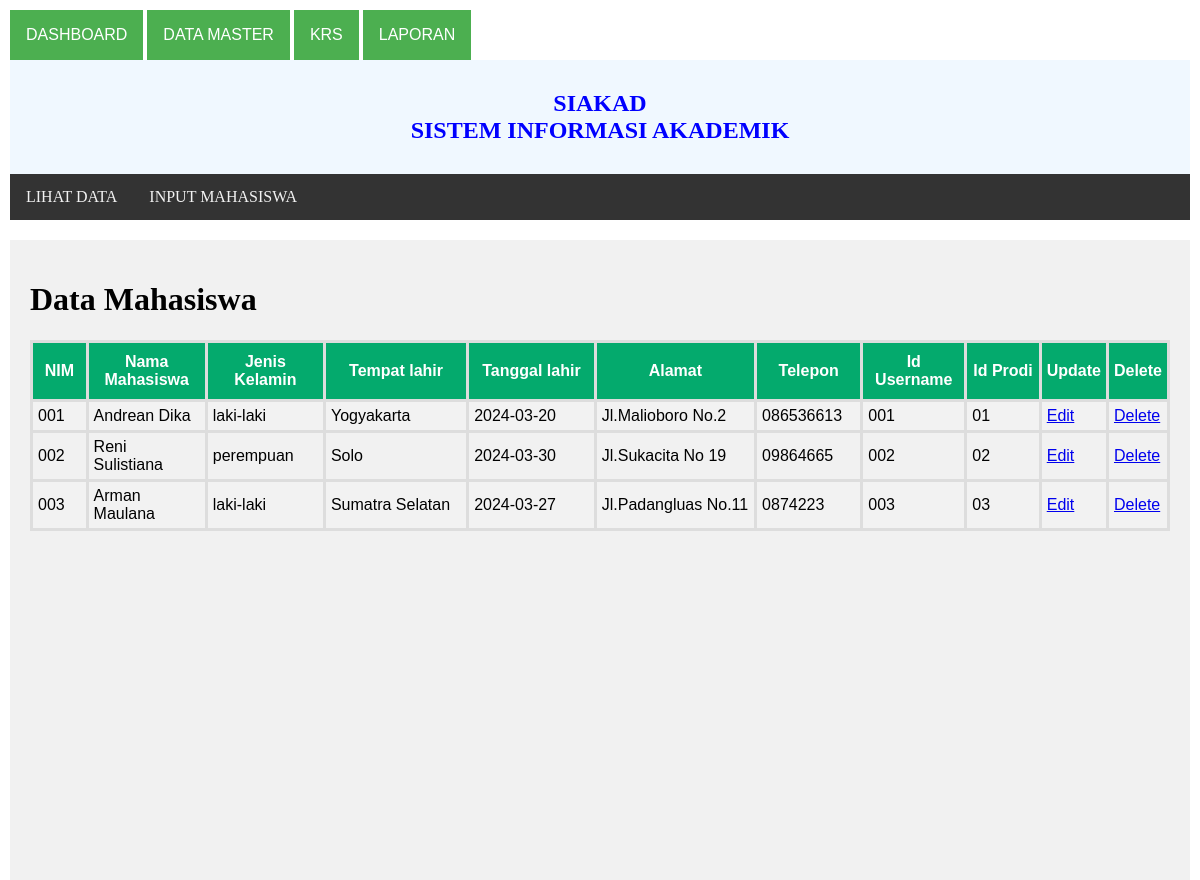
Screenshot of /tampil_mahasiswa.php with the database file from the repository.
### tables this page shows
CREATE TABLE `mahasiswa` (
  `idMhs` varchar(100) NOT NULL,
  `namaMhs` varchar(100) NOT NULL,
  `jkMhs` varchar(100) NOT NULL,
  `tmplMhs` varchar(250) NOT NULL,
  `tgllhrMhs` date NOT NULL,
  `alamatMhs` varchar(255) NOT NULL,
  `telpMhs` varchar(100) NOT NULL,
  `idUsername` varchar(100) DEFAULT NULL,
  `idProdi` varchar(100) DEFAULT NULL
);

### tampil_mahasiswa.php (the view, shortened to what this page needs)
<!DOCTYPE html>
<html>
<head>
</head>
<body>
<a href="INDEX.html"><button class="dropbtn">DASHBOARD</button></a>
    <div class="dropdown">
      <button class="dropbtn">DATA MASTER</button>
    </div>
    <button class="dropbtn">KRS</button>
    <button class="dropbtn">LAPORAN</button>
  <div class="header">
    <font face="verdana" size="5" color="blue">
      <b>SIAKAD <br>SISTEM INFORMASI AKADEMIK</b>
    </font>
  </div>
  <div class="topnav">
  <a href="tampil_mahasiswa.php">LIHAT DATA</a>
    <a href="input_mahasiswa.php">INPUT MAHASISWA</a>
  </div>
  <div class="leftcolumn">
    <div class="card">
    <h1>Data Mahasiswa</h1>
<table id="customers">
  <tr>
    <th width="100">NIM</th>
    <th width="200">Nama Mahasiswa</th>
    <th width="210">Jenis Kelamin</th>
    <th width="350">Tempat lahir</th>
    <th width="350">Tanggal lahir</th>
    <th width="350">Alamat</th>
    <th width="150">Telepon</th>
    <th width="150">Id Username</th>
    <th width="150">Id Prodi</th>
    <th>Update</th>
    <th>Delete</th>
  </tr>
  <?php
    include 'koneksi.php';
    $datauser = mysqli_query($kon,"select * from mahasiswa");
    while ($tampil = mysqli_fetch_array($datauser)){
    ?>
    <tr>
        <td><?php echo $tampil ['idMhs'];?></td>
        <td><?php echo $tampil ['namaMhs'];?></td>
        <td><?php echo $tampil ['jkMhs'];?></td>
        <td><?php echo $tampil ['tmplMhs'];?></td>
        <td><?php echo $tampil ['tgllhrMhs'];?></td>
        <td><?php echo $tampil ['alamatMhs'];?></td>
        <td><?php echo $tampil ['telpMhs'];?></td>
        <td><?php echo $tampil ['idUsername'];?></td>
        <td><?php echo $tampil ['idProdi'];?></td>
        <td><a href="formedit_mhs.php?idmhs=<?php echo $tampil['idMhs'];?>" onclick="return confirm('Apakah Anda Yakin?')">Edit</a></td>
        <td><a href="delete_mhs.php?idmhs=<?php echo $tampil['idMhs'];?>" onclick="return confirm('Apakah Anda Yakin?')">Delete</a></td>
    </tr>
    <?php } ?>
</table>
</body>
</html>

### tampil_mahasiswa.php (style rules this page uses)
body { margin: 10px; }
.header { background-color: aliceblue; padding: 30px; text-align: center; }
.topnav { overflow: hidden; background-color: #333; }
.topnav a { float: left; display: block; color: #f2f2f2; text-align: center; padding: 14px 16px; text-decoration: none; }
.leftcolumn { float: left; width: 100%; height: 600px; }
.card { background-color: #f1f1f1; padding: 20px; margin-top: 20px; height: 100%; }
.dropbtn { background-color: #4CAF50; color: white; padding: 16px; font-size: 16px; border: none; cursor: pointer; }
.dropdown { position: relative; display: inline-block; }
#customers { font-family: Arial, Helvetica, sans-serif; border-collapse: collapse; width: 100%; }
#customers td, #customers th { border: 3px solid #ddd; padding: 5px; }
#customers tr:nth-child(even) { background-color: #f2f2f2; }
#customers th { padding-top: 10px; padding-bottom: 10px; text-align: center; background-color: #04AA6D; color: white; }

### rows the page displays
mahasiswa: idMhs "001", namaMhs "Andrean Dika", jkMhs "laki-laki", tmplMhs "Yogyakarta", tgllhrMhs "2024-03-20", alamatMhs "Jl.Malioboro No.2", telpMhs "086536613", idUsername "001", idProdi "01"
mahasiswa: idMhs "002", namaMhs "Reni Sulistiana", jkMhs "perempuan", tmplMhs "Solo", tgllhrMhs "2024-03-30", alamatMhs "Jl.Sukacita No 19", telpMhs "09864665", idUsername "002", idProdi "02"
mahasiswa: idMhs "003", namaMhs "Arman Maulana", jkMhs "laki-laki", tmplMhs "Sumatra Selatan", tgllhrMhs "2024-03-27", alamatMhs "Jl.Padangluas No.11", telpMhs "0874223", idUsername "003", idProdi "03"
